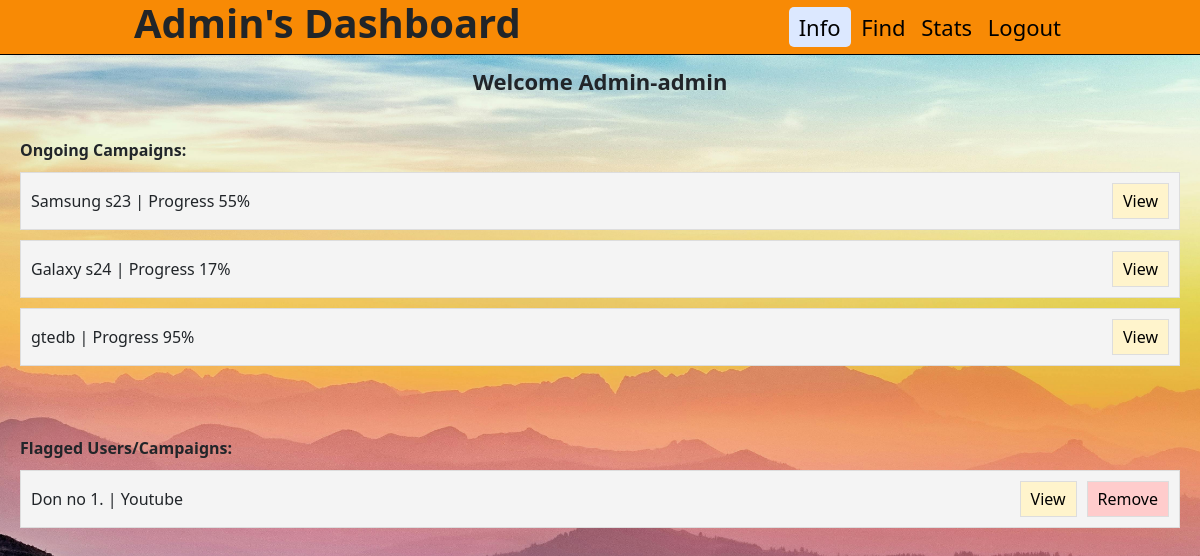
Screenshot of /admindashboard (signed in) with the database file from the repository.
### backend/models.py (models this page shows)
class Campaign_Info(db.Model):
    __tablename__="campaign_info"
    id=db.Column(db.Integer,primary_key=True)
    name=db.Column(db.String,nullable=False)
    description=db.Column(db.String,nullable=False)
    start_date=db.Column(db.String,nullable=False)
    end_date=db.Column(db.String,nullable=False)
    budget=db.Column(db.String,nullable=False)
    visibility=db.Column(db.String,nullable=False,default="private")
    goals=db.Column(db.String,nullable=False)
    niche=db.Column(db.String,nullable=False,default="Not specific")
    sponsor_id=db.Column(db.Integer,db.ForeignKey("sponsor_info.id"),nullable=False)
    adrequest_info=db.relationship("Adrequest_Info",backref="campaign_info")
    flagged=db.Column(db.String,nullable=False,default="NO")

class Influencer_Info(db.Model):
    __tablename__="influencer_info"
    id=db.Column(db.Integer,primary_key=True)
    user_name=db.Column(db.String,unique=True,nullable=False)
    password=db.Column(db.String,nullable=False)
    platform=db.Column(db.String,nullable=False)
    Followers=db.Column(db.Integer,nullable=False)
    name=db.Column(db.String,nullable=False)
    niche=db.Column(db.String,nullable=False)
    adrequest_info=db.relationship("Adrequest_Info",backref="influencer_info")
    flagged=db.Column(db.String,nullable=False,default="NO")

### backend/controllers.py (the view)
@app.route("/admindashboard", methods=["GET", "POST"])
def admindashboard():
    if 'admin' not in session:
        return redirect(url_for('adminlogin'))
    uname = session.get('admin')
    campaigns = fetch_campaigns()
    flagged_campaigns = Campaign_Info.query.filter_by(flagged="YES").all()
    flagged_influencers = Influencer_Info.query.filter_by(flagged="YES").all()
    flagged_sponsors = Sponsor_Info.query.filter_by(flagged="YES").all()
    flagged_list = {}
    for campaign in flagged_campaigns:
        flagged_list[f"campaign_{campaign.id}"] = [
            "campaign", campaign.name, campaign.sponsor_info.name, campaign.description,
            campaign.start_date, campaign.end_date, campaign.budget, campaign.visibility, campaign.goals
        ]
    for influencer in flagged_influencers:
        flagged_list[f"influencer_{influencer.id}"] = [
            "influencer", influencer.name,influencer.platform, influencer.Followers,influencer.niche,influencer.user_name
        ]
    for sponsor in flagged_sponsors:
        flagged_list[f"sponsor_{sponsor.id}"] = [
            "sponsor", sponsor.name, sponsor.industry
        ]
    for campaign in campaigns.values():
        campaign_id = campaign['id']
        ad_requests = Adrequest_Info.query.filter_by(campaign_id=campaign_id).all()
        campaign['ad_requests'] = [{
            'name': ad.name,
            'messages': ad.messages,
            'requirements': ad.requirements,
            'payment_amount': ad.payment_amount,
            'status': ad.status,
            'ad_status_sponsor': ad.ad_status_sponsor
        } for ad in ad_requests]
    return render_template(
        "admindashboard.html",
        user=uname,
        campaigns=campaigns,
        flagged=flagged_list,
    )

### backend/controllers.py (called while the page is built)
def calculate_progress(start_date, end_date):
    start = datetime.strptime(start_date, "%d-%m-%y")
    end = datetime.strptime(end_date, "%d-%m-%y")
    now = datetime.now()
    if now < start:
        return 0
    elif now > end:
        return 100
    else:
        total_duration = (end - start).days
        elapsed_duration = (now - start).days
        progress = (elapsed_duration / total_duration) * 100
        return int(progress)

def fetch_campaigns():
    campaigns = Campaign_Info.query.filter_by(flagged="NO").all()
    campaign_list = {}
    for campaign in campaigns:
        progress = calculate_progress(campaign.start_date, campaign.end_date)
        if progress<100:
         campaign_list[campaign.id] = {
            'name': campaign.name,
            'progress': f"Progress {progress}%",
            'description': campaign.description,
            'start_date': campaign.start_date,
            'end_date': campaign.end_date,
            'budget': campaign.budget,
            'visibility':campaign.visibility,
            'goals':campaign.goals,
            'sponsor_name':campaign.sponsor_info.name,
            'id':campaign.id,
            'niche':campaign.niche
        }
    return campaign_list

### templates/admindashboard.html (shortened to what this page needs)
<!DOCTYPE html>
<html lang="en">
<head>
    <link rel="stylesheet" href="/static/style.css">
    <link href="https://cdn.jsdelivr.net/npm/bootstrap@5.0.2/dist/css/bootstrap.min.css" rel="stylesheet">
</head>
<body class="bfdadmindash">
    <header>
        <nav class="navigation">
            <h1 id="admindash"><b>Admin's Dashboard</b></h1>
            <div id="admin_button">
                <a href="#" id="active" class="bt">Info</a>
                <a href="/adminsearch" class="bt">Find</a>
                <a href="/adminstats" class="bt">Stats</a>
                <a href="/adminlogin" class="bt">Logout</a>
            </div>
        </nav>
    </header>
    <div class="greet">Welcome Admin-{{user}}</div>
    <div class="container-unique">
        <div class="section-title-unique">Ongoing Campaigns:</div>
        {% if campaigns %}
            {% for key, values in campaigns.items() %}
                <div class="item-unique">
                    <div>{{ values['name'] }} | {{ values['progress'] }}</div>
                    <button type="button" class="view-unique" data-bs-toggle="modal" data-bs-target="#campaignModal{{ key }}">View</button>
                </div>
            {% endfor %}
        {% else %}
            <h6>No Ongoing Campaigns</h6>
        {% endif %}
    </div>
    <div class="container-unique">
        <div class="section-title-unique">Flagged Users/Campaigns:</div>
        {% if flagged %}
            {% for key, values in flagged.items() %}
                <div class="item-unique">
                    {% if values[0] == "campaign" %}
                        <div>{{ values[1] }} | {{ values[2] }}</div>
                        <div>
                            <button type="button" class="view-unique" data-bs-toggle="modal" data-bs-target="#flaggedModal{{ key }}">View</button>
                            <form action="{{ url_for('unflag_item', item_type=values[0], item_id=key.split('_')[1]) }}" method="POST" style="display: inline;">
                              <button type="submit" class="remove-unique">Remove</button>
                          </form>
                        </div>
                    {% elif values[0] == "influencer" %}
                        <div>{{ values[1] }} | {{ values[2] }}</div>
                        <div>
                            <button type="button" class="view-unique" data-bs-toggle="modal" data-bs-target="#flaggedModal{{ key }}">View</button>
                            <form action="{{ url_for('unflag_item', item_type=values[0], item_id=key.split('_')[1]) }}" method="POST" style="display: inline;">
                              <button type="submit" class="remove-unique">Remove</button>
                          </form>
                        </div>
                    {% endif %}
                </div>
            {% endfor %}
        {% else %}
            <h6>No Flagged Users/Campaigns</h6>
        {% endif %}
    </div>
</body>
</html>

### static/style.css (style rules this page uses)
* { margin: 0; padding: 0; }
.bt { text-decoration: none; padding: 5px; color: black; }
.bfdadmindash { background-image:url(/static/img/img-admindash.jpg); background-repeat: no-repeat; background-size: cover; background-position: center; }
#active { background-color: #dce8ff; padding: 5px 10px; border-radius: 5px; }
.navigation { display: flex; background-color: rgb(248, 138, 5); height: 55px;; justify-content: space-around; align-items: center; border-bottom: 1px solid black; }
#admin_button { font-size: 22px; }
.greet { display: flex; justify-content: center; align-content: center; font-size: 22px; margin-top: 10px; font-weight: 600; }
.container-unique { padding: 20px; }
.section-title-unique { font-size: 16px; margin: 20px 0 10px; font-weight: bold; }
.item-unique { display: flex; justify-content: space-between; align-items: center; background-color: #f4f4f4; padding: 10px; border: 1px solid #ddd; margin-bottom: 10px; }
.item-unique div { display: flex; align-items: center; }
.item-unique button { padding: 5px 10px; margin-left: 10px; cursor: pointer; }
.item-unique button.view-unique { background-color: #fff4cc; border: 1px solid #ddd; }
.item-unique button.remove-unique { background-color: #ffcccc; border: 1px solid #ddd; }

### templates/admindashboard.html (style rules this page uses)
body,html { height: 100%; }

### rows the page displays
Campaign_Info: name "Samsung s23"
Campaign_Info: name "Galaxy s24"
Campaign_Info: name "gtedb"
Influencer_Info: name "Don no 1.", platform "Youtube"

### other values shown
{{ user }} "admin"
{{ values['progress'] }} "Progress 55%" "Progress 17%" "Progress 95%"
